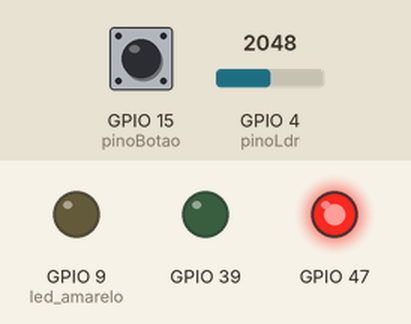
Recording of a sketch running on a simulated ESP32-S3. Parts: output pins drawn as LEDs (lit = HIGH). The inputs (shaded band) are chosen by the test bench; at power-on: GPIO 4 (pinoLdr) = 2048, GPIO 15 (pinoBotao) HIGH. WiFi joins after 1.5 s; servers stay silent unless stated; what the sketch prints to the serial monitor is not drawn.

Above: at 2.9 s.
3.0 s: GPIO 4 (pinoLdr) set to 641
At 7.4 s:
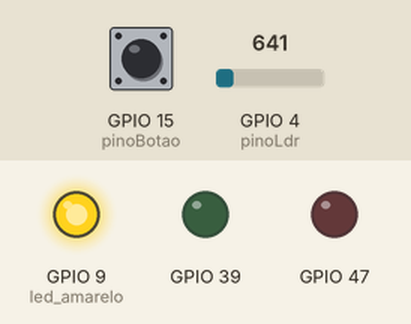
17.0 s: GPIO 4 (pinoLdr) set to 539
At 19.0 s:
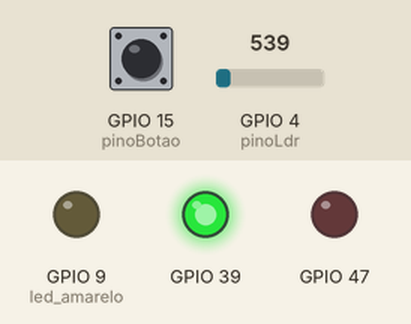
Timing chart, 0 to 23.2 s (numbered marks = the images above; inputs shaded):
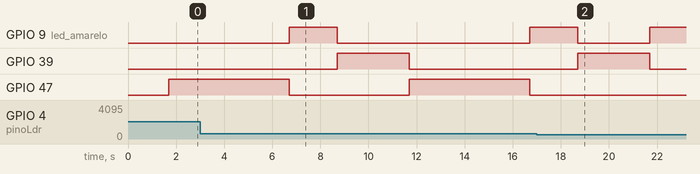

The sketch:

sketch.ino
```cpp
#include <WiFi.h>
#include <HTTPClient.h>

#define led_azul 9 // Pino utilizado para controle do led azul
int led_verde = 39; // Pino utilizado para controle do led verde
int led_vermelho = 47; // Pino utilizado para controle do led vermelho
int led_amarelo = 9; // Pino utilizado para controle do led azul

const int pinoBotao = 15;  // Pino utilizado para controle do Botão
int estadoBotao = 0;  // Variavel para armazenar o estado do botão

const int pinoLdr = 4;  // Pino utilizado para leitura do LDR
int threshold = 600; //Definição de baixa luminosidade

const char* ssid = "Wokwi-GUEST";
const char* senha = "";

long tempoAnterior = 0;
long tempo = 1000;

WiFiClient espClient;

// Variáveis globais
unsigned long ultimaLeituraLdr = 0;
const unsigned long intervaloLdr = 1000; // 1 segundo
int ldrStatus = 0;

// Classe Semaforo
class Semaforo {
private:
  int *led_vermelho, *led_amarelo, *led_verde; // Ponteiros para os pinos dos LEDs
public:
  // Construtor da classe
  Semaforo(int *vermelho, int *amarelo, int *verde)
    : led_vermelho(vermelho), led_amarelo(amarelo), led_verde(verde) {}

  // Inicialização dos LEDs e do LCD
  void iniciar() {
    pinMode(*led_vermelho, OUTPUT);
    pinMode(*led_amarelo, OUTPUT);
    pinMode(*led_verde, OUTPUT);

  }

  // Método para ativar a fase vermelha
  void faseVermelho(int tempo) {
    ligar(*led_vermelho);
    desligar(*led_amarelo);
    desligar(*led_verde);
    delay(tempo);
  }

  // Método para ativar a fase amarela
  void faseAmarelo(int tempo) {
    desligar(*led_vermelho);
    ligar(*led_amarelo);
    desligar(*led_verde);
    delay(tempo);
  }

  // Método para ativar a fase verde
  void faseVerde(int tempo) {
    desligar(*led_vermelho);
    desligar(*led_amarelo);
    ligar(*led_verde);
    delay(tempo);
  }

private:
  // Liga o LED
  void ligar(int pino) {
    digitalWrite(pino, HIGH);
  }

  // Desliga o LED
  void desligar(int pino) {
    digitalWrite(pino, LOW);
  }
};

Semaforo semaforo(&led_vermelho, &led_amarelo, &led_verde);


void setup() {
  // Inicializa o LDR como entrada (Input)
  pinMode(pinoLdr, INPUT);

  // Inicialização das entradas
  pinMode(pinoBotao, INPUT_PULLUP); // Inicializa o botão como valor de entrada (input)

  Serial.begin(9600); // Configuração para debug por interface serial entre ESP e computador com baud rate de 9600

  WiFi.begin(ssid, senha); // Conexão à rede WiFi aberta com SSID Wokwi-GUEST

  while (WiFi.status() != WL_CONNECTED) {
    delay(500);
    Serial.print(".");
  }
  Serial.println("Conectado ao WiFi com sucesso!"); // Considerando que saiu do loop acima, o ESP32 agora está conectado ao WiFi (outra opção é colocar este comando dentro do if abaixo)

  // Verifica estado do botão
  estadoBotao = digitalRead(pinoBotao);

  if(WiFi.status() == WL_CONNECTED){ // Se o ESP32 estiver conectado à Internet
    HTTPClient http;

    String serverPath = "http://www.google.com.br"; // Endpoint da requisição HTTP

    http.begin(serverPath.c_str());

    int httpResponseCode = http.GET(); // Código do Resultado da Requisição HTTP

    if (httpResponseCode>0) {
      Serial.print("HTTP codigo de Resposta: ");
      Serial.println(httpResponseCode);
      String payload = http.getString();
      Serial.println(payload);
      }
    else {
      Serial.print("Codigo de Erro: ");
      Serial.println(httpResponseCode);
      }
      http.end();
    }

  else {
    Serial.println("WiFi Desconectado");
  }

  semaforo.iniciar();
}

void loop() {
  unsigned long currentMillis = millis();
  if (currentMillis - ultimaLeituraLdr >= intervaloLdr) {
    ultimaLeituraLdr = currentMillis;
    ldrStatus = analogRead(pinoLdr);
    Serial.print("LDR Value: ");
    Serial.println(ldrStatus);

    // Controle dos LEDs baseado no valor do LDR
    if (ldrStatus <= threshold) {
      Serial.print("Está escuro ligue a luz");
      semaforo.faseAmarelo(1000);
      digitalWrite(led_amarelo, LOW);
    } else {
        if(estadoBotao == HIGH && led_vermelho == HIGH){
          if ((millis() >= tempoAnterior + tempo)) {
            delay(1000);
            semaforo.faseVerde(3000);
            tempoAnterior = millis();
          }
        }
      Serial.print("Está claro desligue a Luz");
      semaforo.faseVermelho(5000);       // 5 segundos no vermelho
      semaforo.faseAmarelo(2000); // 2 segundos no amarelo
      semaforo.faseVerde(3000); // 2 segundos no verde
    }
  }
}
```

Measured:
- the behaviour switches between 601 and 600 on GPIO 4 (pinoLdr) (found by bisection; images 1 and 2)
- after the input at 17.0 s, GPIO 39: goes on until 21.7 s, then stays LOW; GPIO 47: stays LOW (without the input it goes to HIGH after 4.7 s)
